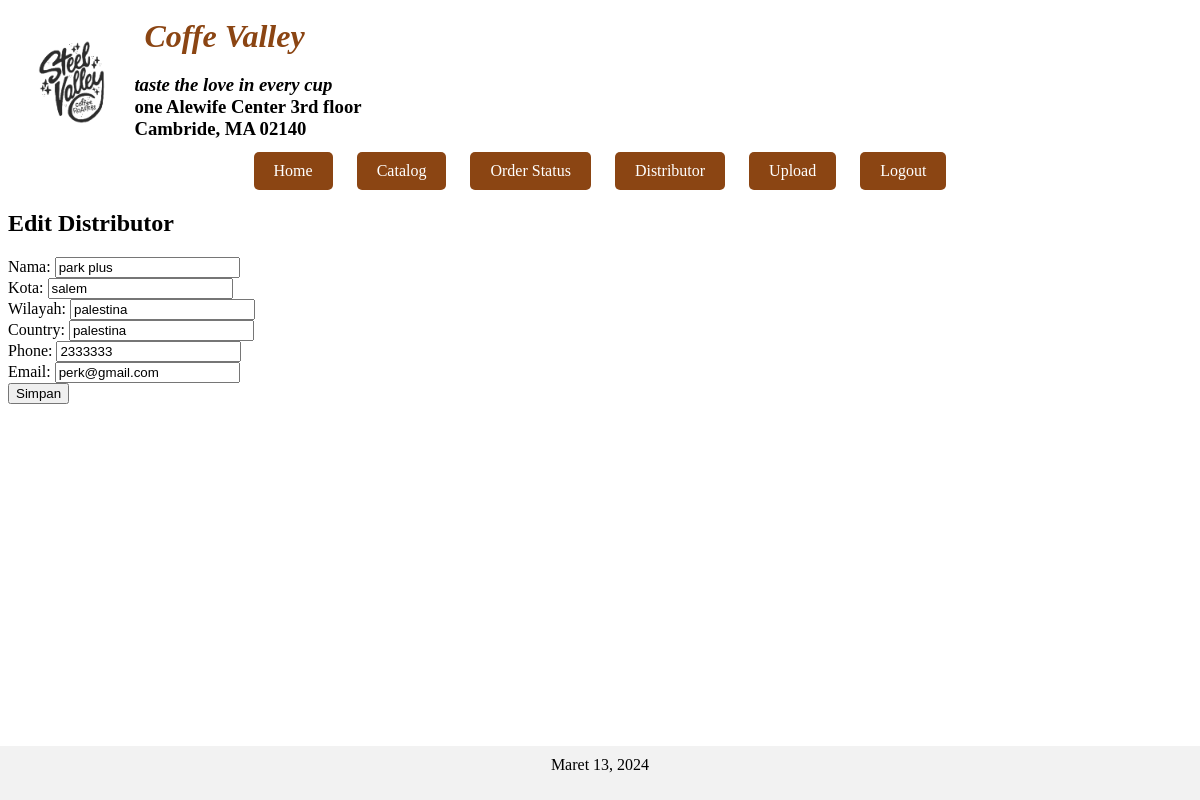
Page /edit_dist.php?id=4 (signed in) on the committed database.
### tables this page shows
CREATE TABLE `distributor` (
  `id` int NOT NULL,
  `nama` varchar(255) NOT NULL,
  `kota` varchar(255) NOT NULL,
  `wilayah` varchar(255) NOT NULL,
  `country` varchar(255) NOT NULL,
  `phone` varchar(255) NOT NULL,
  `email` varchar(255) NOT NULL,
  `last_edit_timestamp` timestamp NOT NULL
);

### edit_dist.php (the view, shortened to what this page needs)
<?php
include_once 'koneksi.php';
$id = $_GET['id'];
$query = "SELECT * FROM distributor WHERE id = $id";
$result = mysqli_query($conn, $query);
$row = mysqli_fetch_assoc($result);
?>
<?php include_once 'header.php'; ?>
<div class="container">
    <h2>Edit Distributor</h2>
    <form action="update_dist.php" method="POST">
        <div class="form-group">
            <label for="nama">Nama:</label>
            <input type="text" class="form-control" id="nama" name="nama" value="<?php echo $row['nama']; ?>">
        </div>
        <div class="form-group">
            <label for="kota">Kota:</label>
            <input type="text" class="form-control" id="kota" name="kota" value="<?php echo $row['kota']; ?>">
        </div>
        <div class="form-group">
            <label for="wilayah">Wilayah:</label>
            <input type="text" class="form-control" id="wilayah" name="wilayah" value="<?php echo $row['wilayah']; ?>">
        </div>
        <div class="form-group">
            <label for="country">Country:</label>
            <input type="text" class="form-control" id="country" name="country" value="<?php echo $row['country']; ?>">
        </div>
        <div class="form-group">
            <label for="phone">Phone:</label>
            <input type="text" class="form-control" id="phone" name="phone" value="<?php echo $row['phone']; ?>">
        </div>
        <div class="form-group">
            <label for="email">Email:</label>
            <input type="text" class="form-control" id="email" name="email" value="<?php echo $row['email']; ?>">
        </div>
        <button type="submit" class="btn btn-primary">Simpan</button>
    </form>
</div>
<?php include_once 'footer.php'; ?>

### rows in the picture
distributor: nama "park plus", kota "salem", wilayah "palestina", country "palestina", phone "2333333", email "perk@gmail.com"
